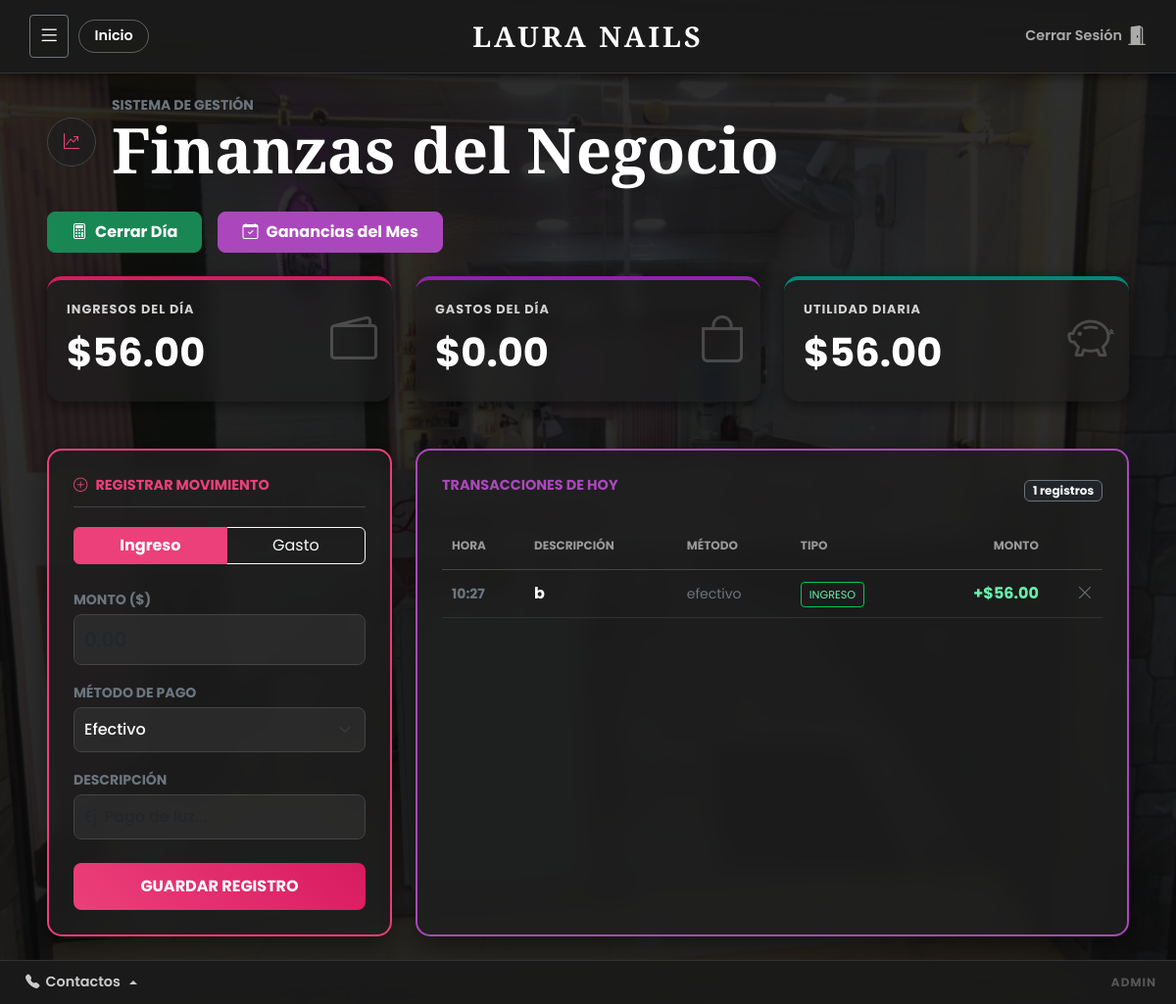
/contabilidad (signed in), run on the app's committed database.
### models.py (models this page shows, shortened)
class Movimiento(db.Model):
    __tablename__ = 'movimiento'
    id             = db.Column(db.Integer,     primary_key=True)
    negocio_id     = db.Column(db.Integer,     db.ForeignKey('negocio.id'), nullable=False)
    cita_id        = db.Column(db.Integer,     db.ForeignKey('cita.id'),    nullable=True)
    registrado_por = db.Column(db.Integer,     db.ForeignKey('user.id'),    nullable=True)
    tipo           = db.Column(db.String(10),  nullable=False)   # 'ingreso' | 'gasto'
    monto          = db.Column(db.Float,       nullable=False)
    descripcion    = db.Column(db.String(300))
    metodo_pago    = db.Column(db.String(30))                    # 'efectivo' | 'transferencia' | 'tarjeta'
    fecha          = db.Column(db.DateTime,    nullable=False, default=datetime.utcnow)

class Rol(db.Model):
    __tablename__ = 'rol'
    id          = db.Column(db.Integer,     primary_key=True)
    negocio_id  = db.Column(db.Integer,     db.ForeignKey('negocio.id'), nullable=False)
    nombre      = db.Column(db.String(100), nullable=False)
    descripcion = db.Column(db.String(300))
    activo      = db.Column(db.Boolean,     default=True)
    permisos = db.relationship('Permiso', secondary=rol_permiso, lazy='select',
                               backref=db.backref('roles', lazy='select'))

### rutas/_03_Contabilidad.py (the view, shortened to what this page needs)
@contabilidad_bp.route('/contabilidad', methods=['GET', 'POST'])
@login_required
@requiere_permiso('contabilidad.ver')
def index():
    ahora      = obtener_hora_ecuador()
    negocio_id = current_user.negocio_id
    hoy  = ahora.date()
    todos = Movimiento.query.filter_by(negocio_id=negocio_id).order_by(Movimiento.fecha.desc()).all()
    mov_hoy = [m for m in todos if m.fecha.date() == hoy]
    mov_mes = [m for m in todos if m.fecha.month == ahora.month and m.fecha.year == ahora.year]
    ingresos_hoy = sum(m.monto for m in mov_hoy if m.tipo == 'ingreso')
    gastos_hoy   = sum(m.monto for m in mov_hoy if m.tipo == 'gasto')
    ingresos_mes = sum(m.monto for m in mov_mes if m.tipo == 'ingreso')
    gastos_mes   = sum(m.monto for m in mov_mes if m.tipo == 'gasto')
    ventas_por_empleado = {}
    for m in mov_hoy:
        if m.tipo == 'ingreso' and m.registrado_por:
            u = User.query.get(m.registrado_por)
            nombre = u.nombre if u else f'Usuario #{m.registrado_por}'
            ventas_por_empleado[nombre] = ventas_por_empleado.get(nombre, 0) + m.monto
    return render_template('contabilidad.html',
        movimientos=mov_hoy,
        ingresos=ingresos_hoy, gastos=gastos_hoy, utilidad=ingresos_hoy - gastos_hoy,
        ingresos_mes=ingresos_mes, gastos_mes=gastos_mes, utilidad_mes=ingresos_mes - gastos_mes,
        ventas_por_empleado=ventas_por_empleado)

### app.py (called while the page is built)
@login_manager.user_loader
def load_user(user_id):
    return User.query.get(int(user_id))

@app.context_processor
def inject_helpers():
    return dict(tiene_permiso=tiene_permiso)

### rutas/_helpers.py (called while the page is built)
def tiene_permiso(codigo: str) -> bool:
    if not current_user.is_authenticated:
        return False
    if current_user.es_superadmin:
        return True
    for rol in current_user.roles:
        for permiso in rol.permisos:
            if permiso.codigo == codigo:
                return True
    return False

def requiere_permiso(codigo: str):
    def decorator(f):
        @wraps(f)
        def decorated(*args, **kwargs):
            if not tiene_permiso(codigo):
                abort(403)
            return f(*args, **kwargs)
        return decorated
    return decorator

def obtener_hora_ecuador():
    return datetime.utcnow() - timedelta(hours=5)

### templates/contabilidad.html (shortened to what this page needs)
{% extends "base.html" %}
{% block content %}
<div style="position:fixed;top:0;left:0;width:100%;height:100%;z-index:-1;">
    <img src="{{ url_for('static', filename='01_local.jpeg') }}" style="width:100%;height:100%;object-fit:cover;">
    <div style="position:absolute;top:0;left:0;width:100%;height:100%;background:rgba(10,10,10,0.85);"></div>
</div>
<div class="container-fluid px-3 px-md-5 py-4" style="position:relative;z-index:2;">
    <div class="mb-4 d-flex align-items-center">
        <div class="p-3 rounded-circle me-3 d-flex align-items-center justify-content-center" style="background:rgba(30,30,30,0.8);width:50px;height:50px;border:1px solid #444;">
            <i class="bi bi-graph-up-arrow" style="color:#ec407a;"></i>
        </div>
        <div>
            <h6 class="text-secondary text-uppercase small fw-bold mb-0">Sistema de Gestión</h6>
            <h1 class="fw-bold m-0" style="font-family:'Playfair Display',serif;">Finanzas del Negocio</h1>
        </div>
    </div>
    {% if tiene_permiso('contabilidad.cerrar_dia') %}
    <div class="d-flex flex-wrap gap-3 mb-4">
        <button class="btn btn-success fw-bold px-4 py-2" data-bs-toggle="modal" data-bs-target="#modalCerrarDia" style="border-radius:8px;">
            <i class="bi bi-calculator me-2"></i>Cerrar Día
        </button>
        <button class="btn fw-bold text-white px-4 py-2" data-bs-toggle="modal" data-bs-target="#modalMes" style="border-radius:8px;background:#ab47bc;border-color:#ab47bc;">
            <i class="bi bi-calendar-check me-2"></i>Ganancias del Mes
        </button>
    </div>
    {% endif %}
    <div class="row g-4 mb-5">
        <div class="col-md-4"><div class="kpi-card bg-pink"><div class="kpi-title">Ingresos del Día</div><div class="kpi-value">${{ "%.2f"|format(ingresos|default(0)) }}</div><i class="bi bi-wallet2 kpi-icon"></i></div></div>
        <div class="col-md-4"><div class="kpi-card bg-purple"><div class="kpi-title">Gastos del Día</div><div class="kpi-value">${{ "%.2f"|format(gastos|default(0)) }}</div><i class="bi bi-bag kpi-icon"></i></div></div>
        <div class="col-md-4"><div class="kpi-card bg-teal"><div class="kpi-title">Utilidad Diaria</div><div class="kpi-value">${{ "%.2f"|format(utilidad|default(0)) }}</div><i class="bi bi-piggy-bank kpi-icon"></i></div></div>
    </div>
    <div class="row g-4">
        {% if tiene_permiso('contabilidad.registrar') %}
        <div class="col-lg-4">
            <div class="panel-form">
                <div class="panel-header"><i class="bi bi-plus-circle me-2"></i>Registrar Movimiento</div>
                <form action="{{ url_for('contabilidad.index') }}" method="POST">
                    <div class="btn-group w-100 mb-4" role="group">
                        <label class="btn btn-outline-light" for="tIngreso">Ingreso</label>
                        <label class="btn btn-outline-light" for="tGasto">Gasto</label>
                    </div>
                    <div class="mb-3">
                        <label class="small fw-bold text-secondary mb-1">MONTO ($)</label>
                        <input type="number" step="0.01" name="monto" class="form-control form-control-dark fs-5" placeholder="0.00" required>
                    </div>
                    <div class="mb-3">
                        <label class="small fw-bold text-secondary mb-1">MÉTODO DE PAGO</label>
                        <select name="metodo_pago" class="form-select form-control-dark">
                            <option value="efectivo">Efectivo</option>
                        </select>
                    </div>
                    <div class="mb-4">
                        <label class="small fw-bold text-secondary mb-1">DESCRIPCIÓN</label>
                        <input type="text" name="descripcion" class="form-control form-control-dark" placeholder="Ej. Pago de luz..." required>
                    </div>
                    <button type="submit" class="btn-guardar">GUARDAR REGISTRO</button>
                </form>
            </div>
        </div>
        {% endif %}
        <div class="col-lg-{% if tiene_permiso('contabilidad.registrar') %}8{% else %}12{% endif %}">
            <div class="panel-table">
                <div class="d-flex justify-content-between align-items-center mb-3">
                    <div class="panel-header m-0 border-0" style="color:#ab47bc;">Transacciones de Hoy</div>
                    <span class="badge bg-dark border border-secondary text-light">{{ movimientos|length }} registros</span>
                </div>
                <div class="table-responsive">
                    <table class="table-dark-custom mb-0">
                        <thead><tr><th>Hora</th><th>Descripción</th><th>Método</th><th>Tipo</th><th class="text-end">Monto</th><th></th></tr></thead>
                        <tbody>
                            {% if movimientos %}
                                {% for mov in movimientos %}
                                <tr>
                                    <td class="fw-bold text-secondary small">{{ mov.fecha.strftime('%H:%M') }}</td>
                                    <td class="fw-bold text-light">{{ mov.descripcion }}</td>
                                    <td class="text-secondary small">{{ mov.metodo_pago or '—' }}</td>
                                    <td>{% if mov.tipo == 'ingreso' %}<span class="badge-ingreso">INGRESO</span>{% else %}<span class="badge-gasto">GASTO</span>{% endif %}</td>
                                    <td class="text-end fw-bold">
                                        {% if mov.tipo == 'ingreso' %}<span style="color:#69f0ae;">+${{ "%.2f"|format(mov.monto) }}</span>
                                        {% else %}<span style="color:#ff8a80;">-${{ "%.2f"|format(mov.monto) }}</span>{% endif %}
                                    </td>
                                    <td class="text-end">
                                        {% if tiene_permiso('contabilidad.registrar') %}
                                        <a href="{{ url_for('contabilidad.borrar', id=mov.id) }}" class="text-secondary" onclick="return confirm('¿Borrar?')"><i class="bi bi-x-lg"></i></a>
                                        {% endif %}
                                    </td>
                                </tr>
                                {% endfor %}
                            {% else %}
                                <tr><td colspan="6" class="text-center py-5 text-secondary"><i class="bi bi-inbox fs-1 opacity-25"></i><p class="small mt-2">Sin movimientos hoy</p></td></tr>
                            {% endif %}
                        </tbody>
                    </table>
                </div>
            </div>
        </div>
    </div>
</div>
{% endblock %}

### templates/base.html (shortened to what this page needs)
<!DOCTYPE html>
<html lang="es">
<head>
    <link href="https://cdn.jsdelivr.net/npm/bootstrap@5.3.0/dist/css/bootstrap.min.css" rel="stylesheet">
    <link rel="stylesheet" href="https://cdn.jsdelivr.net/npm/bootstrap-icons@1.10.0/font/bootstrap-icons.css">
</head>
<body>
{% if current_user.is_authenticated %}
<div class="top-bar">
    <div class="top-bar-left">
        <button class="btn btn-outline-light btn-sm border-secondary" type="button"
                data-bs-toggle="offcanvas" data-bs-target="#sidebarMenu">
            <i class="bi bi-list" style="font-size:1.4rem;color:white;"></i>
        </button>
        <a href="{{ url_for('inicio.home') }}" class="btn-inicio d-none d-sm-inline-block">Inicio</a>
    </div>
    <div class="brand-title">Laura Nails</div>
    <div class="top-bar-right">
        <a href="{{ url_for('auth.logout') }}" class="btn-salir">
            <span class="d-none d-sm-inline">Cerrar Sesión</span>
            <i class="bi bi-door-open-fill fs-5"></i>
        </a>
    </div>
</div>
{% endif %}
<div class="main-content">{% block content %}{% endblock %}</div>
{% if current_user.is_authenticated %}
<div class="footer-bar">
    <div class="dropup">
        <button type="button" class="btn-contactos dropdown-toggle" data-bs-toggle="dropdown">
            <i class="bi bi-telephone-fill"></i> Contactos
        </button>
    </div>
    <span class="texto-rol">
        {% for r in current_user.roles %}{{ r.nombre }}{% if not loop.last %} · {% endif %}{% endfor %}
    </span>
</div>
{% endif %}
</body>
</html>

### templates/base.html (style rules this page uses)
:root { --rosa:#d63384;--borde:#333; }
body { background-color:#121212;min-height:100vh;display:flex;flex-direction:column;font-family:'Poppins',sans-serif;margin:0;padding:0;color:#e0e0e0; }
h1,h2,.font-title { font-size:clamp(1.8rem,6vw,4rem)!important;word-wrap:break-word; }
.top-bar { background:rgba(26,26,26,0.97);border-bottom:1px solid var(--borde);padding:10px 15px;display:flex;align-items:center;justify-content:space-between;color:white;z-index:1000;box-shadow:0 4px 10px rgba(0,0,0,0.5);flex-wrap:wrap;gap:10px; }
.brand-title { font-family:'Playfair Display',serif;font-size:clamp(1.2rem,4vw,1.8rem);text-transform:uppercase;letter-spacing:2px;font-weight:800;color:white;margin:0 auto;text-align:center;order:2; }
.top-bar-left { display:flex;align-items:center;gap:10px;order:1; }
.top-bar-right { order:3;display:flex;align-items:center; }
.btn-inicio { background:transparent;border:1px solid rgba(255,255,255,0.3);border-radius:30px;padding:5px 15px;font-weight:600;text-decoration:none;color:white;transition:0.3s;font-size:0.9rem;white-space:nowrap; }
.btn-salir { color:#aaa;font-weight:600;text-decoration:none;display:flex;align-items:center;gap:5px;transition:0.3s;font-size:0.9rem;white-space:nowrap; }
@media (min-width:768px) { .top-bar { padding:15px 30px;flex-wrap:nowrap; } }
@media (min-width:768px) { .brand-title { position:absolute;left:50%;transform:translateX(-50%);letter-spacing:3px; } }
.footer-bar { margin-top:auto;background:rgba(26,26,26,0.97);border-top:1px solid var(--borde);padding:10px 20px;display:flex;justify-content:space-between;align-items:center;color:#aaa;z-index:1000; }
.btn-contactos { background:none;border:none;font-weight:600;color:#ccc;display:flex;align-items:center;gap:6px;transition:0.3s;font-size:0.9rem; }
.texto-rol { font-weight:700;text-transform:uppercase;font-size:0.75rem;letter-spacing:1px;color:#555;text-align:right; }
.main-content { flex:1;position:relative;overflow:auto;display:flex;flex-direction:column; }

### templates/contabilidad.html (style rules this page uses)
body { background:transparent;color:white; }
.kpi-card { background:rgba(30,30,30,0.6);backdrop-filter:blur(8px);border-radius:15px;padding:20px;color:white;height:100%;box-shadow:0 4px 15px rgba(0,0,0,0.5);position:relative;overflow:hidden; }
.bg-pink { border-top:4px solid #d81b60; }
.bg-purple { border-top:4px solid #8e24aa; }
.bg-teal { border-top:4px solid #00897b; }
.kpi-title { font-size:0.8rem;text-transform:uppercase;font-weight:700;opacity:0.8;margin-bottom:5px;letter-spacing:1px; }
.kpi-value { font-size:2.5rem;font-weight:700; }
.kpi-icon { position:absolute;right:15px;top:50%;transform:translateY(-50%);font-size:3rem;opacity:0.2; }
.panel-form { background:rgba(30,30,30,0.8);backdrop-filter:blur(10px);border:2px solid #ec407a;border-radius:15px;padding:25px;box-shadow:0 10px 30px rgba(0,0,0,0.5);height:100%; }
.panel-table { background:rgba(30,30,30,0.8);backdrop-filter:blur(10px);border:2px solid #ab47bc;border-radius:15px;padding:25px;box-shadow:0 10px 30px rgba(0,0,0,0.5);height:100%; }
.panel-header { font-weight:700;text-transform:uppercase;font-size:0.9rem;margin-bottom:20px;color:#ec407a;border-bottom:1px solid #444;padding-bottom:10px; }
.form-control-dark { background-color:rgba(45,45,45,0.8)!important;border:1px solid #444;color:white!important;border-radius:8px;padding:10px;font-weight:500; }
.btn-check:checked+.btn-outline-light { background-color:#ec407a;border-color:#ec407a;color:white;font-weight:bold; }
.btn-guardar { background:linear-gradient(45deg,#ec407a,#d81b60);color:white;width:100%;padding:12px;border-radius:8px;font-weight:700;border:none; }
.table-dark-custom { width:100%;color:#ddd; }
.table-dark-custom th { font-size:0.75rem;text-transform:uppercase;color:#999;border-bottom:1px solid #444;padding:15px 10px; }
.table-dark-custom td { padding:12px 10px;vertical-align:middle;border-bottom:1px solid #333; }
.badge-ingreso { color:#69f0ae;border:1px solid #00c853;padding:4px 8px;border-radius:4px;font-size:0.7rem; }

### data on the page
Movimiento: fecha "10:27", descripcion "b", metodo_pago "efectivo", tipo "INGRESO", monto "56.00"
Rol: nombre "ADMIN"

### other printed values
{{ "%.2f"|format(ingresos|default(0)) }} "56.00"
{{ "%.2f"|format(gastos|default(0)) }} "0.00"
{{ "%.2f"|format(utilidad|default(0)) }} "56.00"
{{ movimientos|length }} "1"
